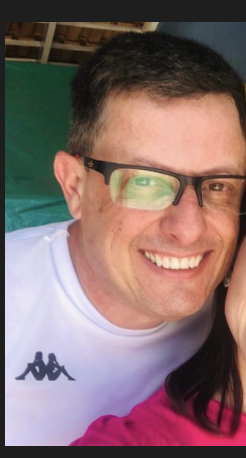
#> input picture imagensprofessores/cassandro.png, 246 x 458 px; its folder holds only this picture in this run
$ python -i ator_pipeline.py   (imports and definitions only)
#> lines starting #> are read from the running program, lines starting #| are printed output that depends on the picture
#!/usr/bin/env python3
# -*- coding: utf-8 -*-
"""Pipeline compartilhado: personagem 100% opaco, sem buracos nem halos."""
from __future__ import annotations

from collections import deque

from PIL import Image


def _lum(r: int, g: int, b: int) -> float:
    return 0.2126 * r + 0.7152 * g + 0.0722 * b


def _dist(c1: tuple[int, int, int], c2: tuple[int, int, int]) -> float:
    return ((c1[0] - c2[0]) ** 2 + (c1[1] - c2[1]) ** 2 + (c1[2] - c2[2]) ** 2) ** 0.5


def _amostra_fundo(img: Image.Image) -> tuple[int, int, int]:
    px = img.load()
    w, h = img.size
    amostras: list[tuple[int, int, int]] = []
    for x, y in (
        (0, 0), (w - 1, 0), (0, h - 1), (w - 1, h - 1),
        (w // 2, 0), (w // 2, h - 1), (0, h // 2), (w - 1, h // 2),
    ):
        r, g, b, a = px[x, y]
        if a > 10:
            amostras.append((r, g, b))
    if not amostras:
        return (16, 16, 24)
    return (
        sum(c[0] for c in amostras) // len(amostras),
        sum(c[1] for c in amostras) // len(amostras),
        sum(c[2] for c in amostras) // len(amostras),
    )


def _eh_fundo_escuro(
    r: int, g: int, b: int, a: int,
    ref: tuple[int, int, int], tol: float,
) -> bool:
    if a < 12:
        return True
    if _lum(r, g, b) < 20:
        return True
    if _dist((r, g, b), ref) <= tol:
        return True
    mx, mn = max(r, g, b), min(r, g, b)
    if _lum(r, g, b) < 52 and (mx - mn) < 32:
        return True
    # Céu/cenário roxo-escuro ligado às bordas (ícones de mapa)
    if b > r + 8 and b > g + 4 and _lum(r, g, b) < 72:
        return True
    return False


# [4 lines left out: function _eh_branco, not called in this run]


def remover_fundo_escuro(img: Image.Image, tol: float = 48.0) -> Image.Image:
    img = img.convert("RGBA")
    px = img.load()
    w, h = img.size
    ref = _amostra_fundo(img)
    visitado: set[tuple[int, int]] = set()
    fila: deque[tuple[int, int]] = deque()

    for x in range(w):
        fila.append((x, 0))
        fila.append((x, h - 1))
    for y in range(h):
        fila.append((0, y))
        fila.append((w - 1, y))

    while fila:
        x, y = fila.popleft()
        if (x, y) in visitado:
            continue
        visitado.add((x, y))
        r, g, b, a = px[x, y]
        if not _eh_fundo_escuro(r, g, b, a, ref, tol):
            continue
        px[x, y] = (0, 0, 0, 0)
        for nx, ny in ((x + 1, y), (x - 1, y), (x, y + 1), (x, y - 1)):
            if 0 <= nx < w and 0 <= ny < h:
                fila.append((nx, ny))

    return img


# [28 lines left out: function remover_fundo_branco, not called in this run]


def solidificar(img: Image.Image, limiar: int = 40) -> Image.Image:
    """Personagem 100% opaco; véus fracos viram transparente."""
    img = img.convert("RGBA")
    px = img.load()
    w, h = img.size
    for y in range(h):
        for x in range(w):
            r, g, b, a = px[x, y]
            if a <= limiar:
                px[x, y] = (0, 0, 0, 0)
                continue
            if a < 255:
                r = min(255, int(r * 255 / a))
                g = min(255, int(g * 255 / a))
                b = min(255, int(b * 255 / a))
            px[x, y] = (r, g, b, 255)
    return img


def preencher_buracos(img: Image.Image, limiar_alpha: int = 128) -> Image.Image:
    """Preenche buracos internos (alpha baixo cercados pelo personagem)."""
    img = img.convert("RGBA")
    px = img.load()
    w, h = img.size
    externo: set[tuple[int, int]] = set()
    fila: deque[tuple[int, int]] = deque()

    for x in range(w):
        for y in (0, h - 1):
            if px[x, y][3] < limiar_alpha:
                fila.append((x, y))
    for y in range(h):
        for x in (0, w - 1):
            if px[x, y][3] < limiar_alpha:
                fila.append((x, y))

    while fila:
        x, y = fila.popleft()
        if (x, y) in externo:
            continue
        if px[x, y][3] >= limiar_alpha:
            continue
        externo.add((x, y))
        for nx, ny in ((x + 1, y), (x - 1, y), (x, y + 1), (x, y - 1)):
            if 0 <= nx < w and 0 <= ny < h:
                fila.append((nx, ny))

    for y in range(h):
        for x in range(w):
            if (x, y) in externo or px[x, y][3] >= limiar_alpha:
                continue
            rs, gs, bs, n = 0, 0, 0, 0
            for nx, ny in ((x + 1, y), (x - 1, y), (x, y + 1), (x, y - 1)):
                if 0 <= nx < w and 0 <= ny < h and px[nx, ny][3] >= limiar_alpha:
                    r, g, b, _ = px[nx, ny]
                    rs += r
                    gs += g
                    bs += b
                    n += 1
            if n:
                px[x, y] = (rs // n, gs // n, bs // n, 255)

    return img


def remover_cenario_colorido(img: Image.Image) -> Image.Image:
    """Remove céu/chão roxo-ciano dos ícones de mapa; preserva criatura colorida."""
    img = img.convert("RGBA")
    px = img.load()
    w, h = img.size
    for y in range(h):
        for x in range(w):
            r, g, b, a = px[x, y]
            if a < 40:
                continue
            lum = _lum(r, g, b)
            sat = max(r, g, b) - min(r, g, b)
            # Vermelho/laranja (bug, demônios)
            if r > 130 and r > g + 25 and sat > 35:
                continue
            # Verde (slime, floresta)
            if g > r + 18 and g > b + 10 and lum > 55:
                continue
            # Dourado/ciano brilhante (runas, cristais)
            if lum > 140 and sat > 45:
                continue
            if sat > 70 and lum > 80:
                continue
            # Cenário roxo/azul escuro
            if lum < 130 and b >= r * 0.82 and b > g:
                px[x, y] = (0, 0, 0, 0)
            elif lum < 55:
                px[x, y] = (0, 0, 0, 0)
            elif g > r + 12 and b > g + 8 and lum < 150:
                px[x, y] = (0, 0, 0, 0)
    return img


# [47 lines left out: function manter_componente_central, not called in this run]


def fechar_silhueta(img: Image.Image, raio: int = 4, passes: int = 1) -> Image.Image:
    """Dilata levemente a silhueta para fechar fendas finas."""
    img = img.convert("RGBA")
    for _ in range(passes):
        px = img.load()
        w, h = img.size
        copia = img.copy()
        cpx = copia.load()
        for y in range(h):
            for x in range(w):
                if px[x, y][3] >= 200:
                    continue
                viz: list[tuple[int, int, int, int]] = []
                for dy in range(-raio, raio + 1):
                    for dx in range(-raio, raio + 1):
                        if dx * dx + dy * dy > raio * raio:
                            continue
                        nx, ny = x + dx, y + dy
                        if 0 <= nx < w and 0 <= ny < h and px[nx, ny][3] >= 200:
                            viz.append(px[nx, ny])
                if len(viz) >= 3:
                    r = sum(v[0] for v in viz) // len(viz)
                    g = sum(v[1] for v in viz) // len(viz)
                    b = sum(v[2] for v in viz) // len(viz)
                    cpx[x, y] = (r, g, b, 255)
        img = copia
    return img


def _tem_vizinho_transparente(px, w: int, h: int, x: int, y: int, raio: int = 2) -> bool:
    for dy in range(-raio, raio + 1):
        for dx in range(-raio, raio + 1):
            nx, ny = x + dx, y + dy
            if 0 <= nx < w and 0 <= ny < h and px[nx, ny][3] < 20:
                return True
    return False


def remover_halos(img: Image.Image) -> Image.Image:
    img = img.convert("RGBA")
    px = img.load()
    w, h = img.size
    for _ in range(2):
        for y in range(h):
            for x in range(w):
                r, g, b, a = px[x, y]
                if a < 20:
                    continue
                mx, mn = max(r, g, b), min(r, g, b)
                if not _tem_vizinho_transparente(px, w, h, x, y):
                    continue
                if mx >= 195 and (mx - mn) <= 40:
                    px[x, y] = (0, 0, 0, 0)
                    continue
                if a < 250:
                    r = min(255, int(r * 255 / max(a, 1)))
                    g = min(255, int(g * 255 / max(a, 1)))
                    b = min(255, int(b * 255 / max(a, 1)))
                    px[x, y] = (r, g, b, 255)
    return img


def recortar_conteudo(img: Image.Image, pad: int = 10, altura_max: int = 680) -> Image.Image:
    px = img.load()
    w, h = img.size
    xs, ys = [], []
    for y in range(h):
        for x in range(w):
            if px[x, y][3] > 20:
                xs.append(x)
                ys.append(y)
    if not xs:
        return img
    x0 = max(0, min(xs) - pad)
    y0 = max(0, min(ys) - pad)
    x1 = min(w - 1, max(xs) + pad)
    y1 = min(h - 1, max(ys) + pad)
    img = img.crop((x0, y0, x1 + 1, y1 + 1))
    if img.height > altura_max:
        escala = altura_max / img.height
        img = img.resize((max(1, int(img.width * escala)), altura_max), Image.LANCZOS)
    return img


def processar_palco(img: Image.Image, *, fundo_branco: bool = False) -> Image.Image:
    """Pipeline completo: fundo removido, personagem sólido, sem buracos."""
    if fundo_branco:
        img = remover_fundo_branco(img)
    else:
        img = solidificar(img, limiar=25)
        img = remover_fundo_escuro(img)
        img = remover_cenario_colorido(img)
    img = solidificar(img)
    img = preencher_buracos(img)
    img = fechar_silhueta(img)
    img = remover_halos(img)
    img = recortar_conteudo(img)
    img = solidificar(img)
    img = remover_halos(img)
    return img

>>> from PIL import Image
>>> picture = Image.open('../imagensprofessores/cassandro.png')
#> picture is the input picture: PIL image 246x458 RGBA; mean R, G, B, A 133.1, 107.9, 107.1, 255
>>> result = processar_palco(picture)
#> the loop in _amostra_fundo, `for x, y in ( (0, 0), (w - 1, 0), (0, h - 1), (w - 1, h - 1), (w // 2,..` made 8 passes
#> (r, g, b) on passes 1 to 8: (30, 30, 30), (30, 30, 30), (30, 30, 30), (30, 30, 30), (30, 30, 30), (30, 30, 30), (30, 30, 30), (31, 17, 14)
#> after the loop in _amostra_fundo, `for x, y in (`: amostras = [(30, 30, 30), (30, 30, 30), (30, 30, 30), (30, 30, 30), (30, 30, 30), (30, 30, 30), (30, 30, 30), (31, 17, 14)]
#> in remover_fundo_escuro, `ref = _amostra_fundo(img)`: ref = (30, 28, 28)
#> after the loop in remover_fundo_escuro, `while fila:`: visitado = 30811 items
#> in processar_palco, `img = remover_fundo_escuro(img)`:
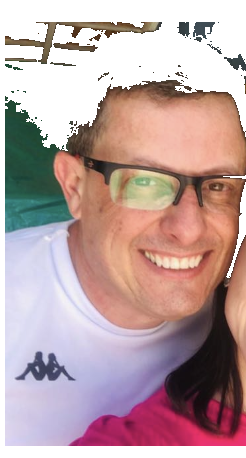
#> img: PIL image 246x458 RGBA; mean R, G, B, A 124.7, 98.7, 99.2, 191.2; transparent parts drawn white
#> in processar_palco, `img = remover_cenario_colorido(img)`:
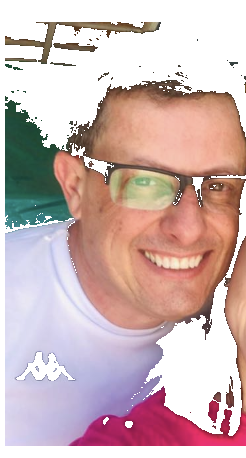
#> img: PIL image 246x458 RGBA; mean R, G, B, A 119.2, 94.6, 94.1, 168.1; transparent parts drawn white
#> after the loop in preencher_buracos, `while fila:`: externo = 29204 items
#> in processar_palco, `img = preencher_buracos(img)`:
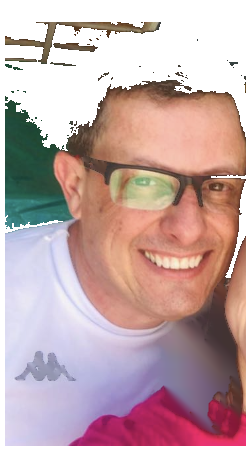
#> img: PIL image 246x458 RGBA; mean R, G, B, A 128.5, 101.7, 102.6, 188.9; transparent parts drawn white
#> the loop in fechar_silhueta, `for _ in range(passes):` made 1 pass
#> pass 1, in fechar_silhueta, `img = copia`:
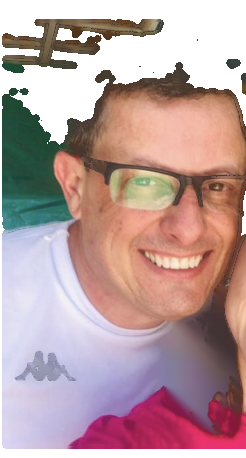
#> img: PIL image 246x458 RGBA; mean R, G, B, A 134.8, 107, 107.6, 204.1; transparent parts drawn white
#> after the loop in fechar_silhueta, `for _ in range(passes):`: viz = []
#> in processar_palco, `img = remover_halos(img)`:
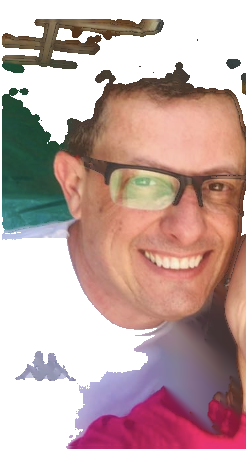
#> img: PIL image 246x458 RGBA; mean R, G, B, A 99.7, 72.7, 69, 161.6; transparent parts drawn white
#> in recortar_conteudo, `img = img.crop((x0, y0, x1 + 1, y1 + 1))`:
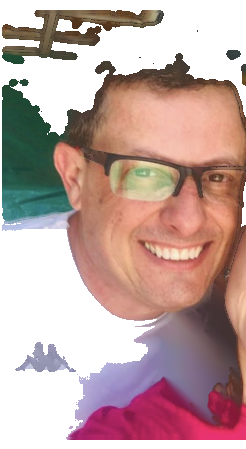
#> img: PIL image 246x449 RGBA; mean R, G, B, A 101.7, 74.2, 70.4, 164.9; transparent parts drawn white

$ run again, on imagensprofessores/cesar.png
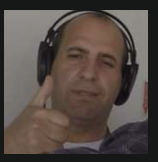
#> input picture imagensprofessores/cesar.png, 158 x 162 px
#> picture is the input picture: PIL image 158x162 RGBA; mean R, G, B, A 85.4, 74.9, 69.7, 255
#> after the loop in _amostra_fundo, `for x, y in (`: amostras = [(22, 23, 23), (22, 23, 23), (22, 23, 23), (22, 23, 23), (22, 23, 23), (22, 23, 23), (22, 23, 23), (22, 23, 23)]
#> ref = (22, 23, 23)
#> after the loop in remover_fundo_escuro, `while fila:`: visitado = 8020 items
#> in processar_palco, `img = remover_cenario_colorido(img)`:
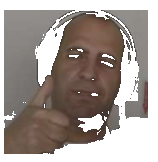
#> img: PIL image 158x162 RGBA; mean R, G, B, A 71.1, 61.5, 56, 161.2; transparent parts drawn white
#> after the loop in preencher_buracos, `while fila:`: externo = 8983 items
#> the loop in fechar_silhueta, `for _ in range(passes):` made 1 pass
#> pass 1, in fechar_silhueta, `img = copia`:
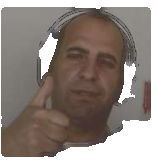
#> img: PIL image 158x162 RGBA; mean R, G, B, A 86, 75.1, 68.9, 196.8; transparent parts drawn white
#> after the loop in fechar_silhueta, `for _ in range(passes):`: viz = []

$ run again, on imagensprofessores/marcelo.png
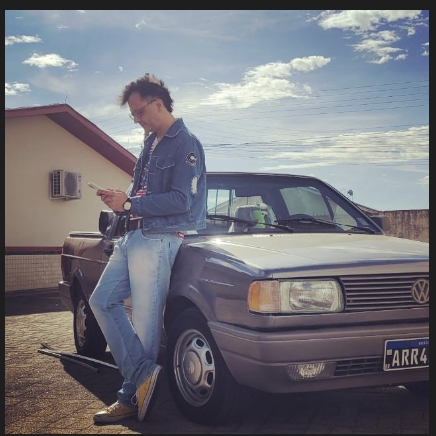
#> input picture imagensprofessores/marcelo.png, 436 x 436 px
#> picture is the input picture: PIL image 436x436 RGBA; mean R, G, B, A 116.2, 116, 123.8, 255
#> after the loop in _amostra_fundo, `for x, y in (`: amostras = [(30, 30, 30), (30, 30, 30), (30, 30, 30), (30, 30, 30), (30, 30, 30), (30, 30, 30), (30, 30, 30), (30, 30, 30)]
#> ref = (30, 30, 30)
#> after the loop in remover_fundo_escuro, `while fila:`: visitado = 42125 items
#> after the loop in preencher_buracos, `while fila:`: externo = 90069 items
#> the loop in fechar_silhueta, `for _ in range(passes):` made 1 pass
#> pass 1, in fechar_silhueta, `img = copia`:
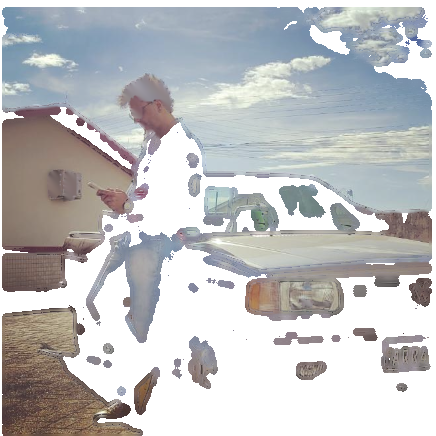
#> img: PIL image 436x436 RGBA; mean R, G, B, A 101.6, 102.4, 103.7, 166.3; transparent parts drawn white
#> after the loop in fechar_silhueta, `for _ in range(passes):`: viz = []
#> in processar_palco, `img = remover_halos(img)`:
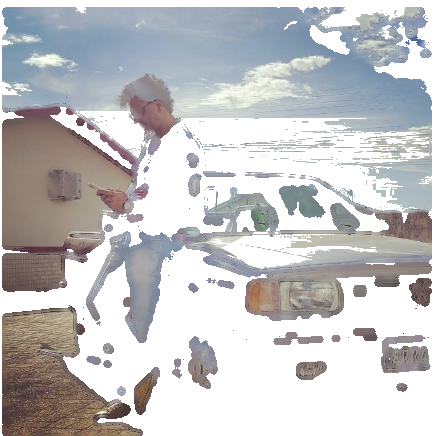
#> img: PIL image 436x436 RGBA; mean R, G, B, A 84.6, 84.6, 86.1, 144.2; transparent parts drawn white
